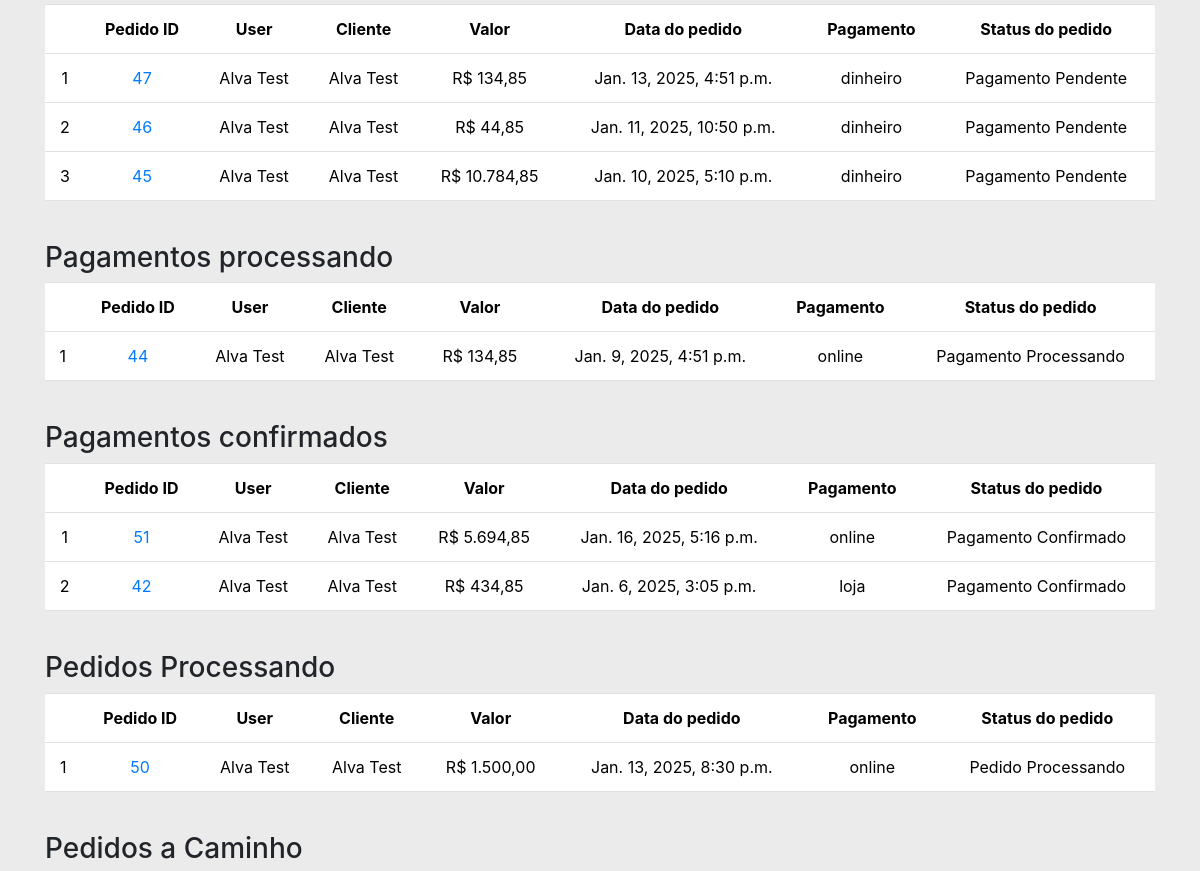
Before: /admin-todos-pedido/ (signed in, middle part) with the older database file.
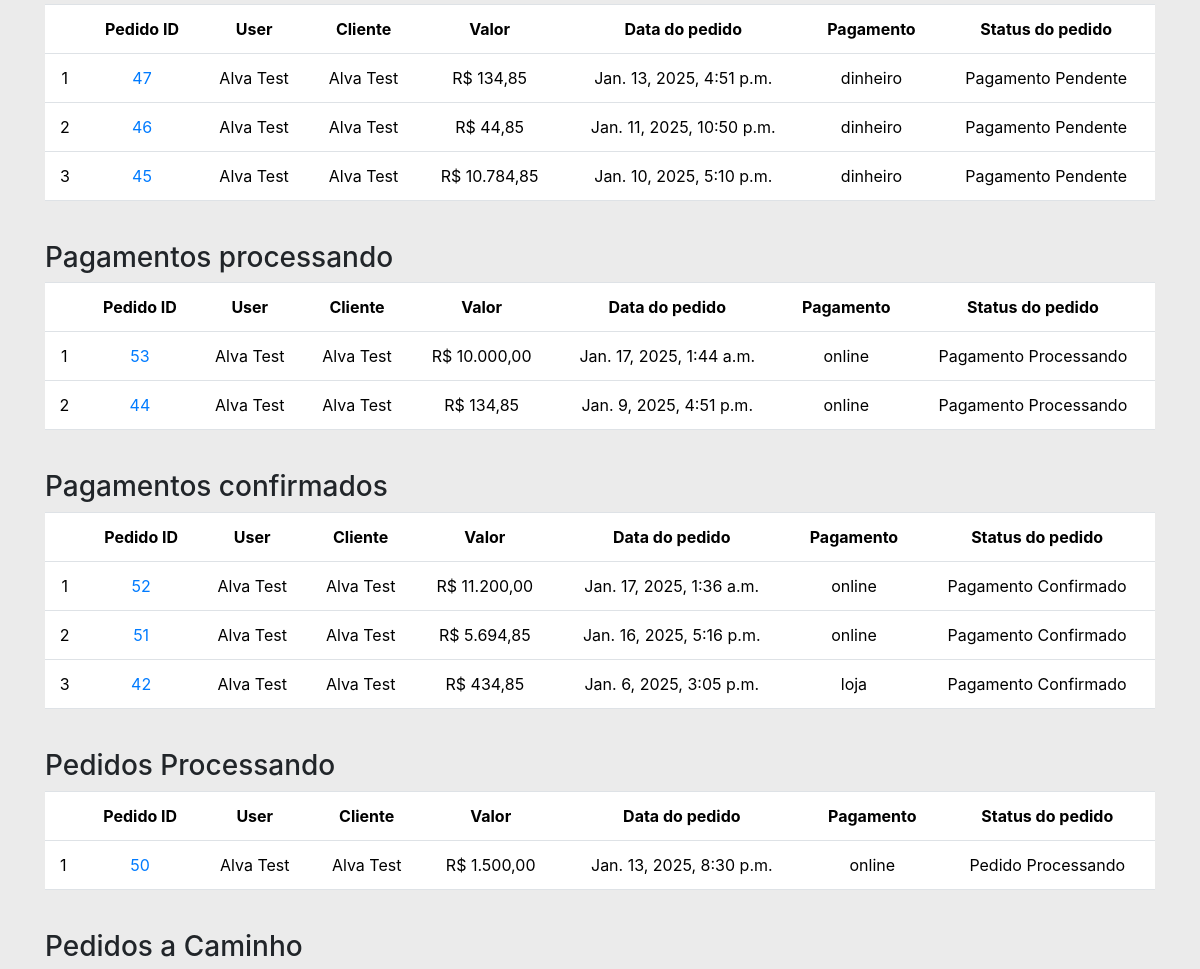
After: the same page with the newer database file.
### app/models.py (models this page shows, shortened)
class Pedido_order(models.Model):
    cliente = models.ForeignKey(Cliente,on_delete=models.CASCADE,default="")
    nome_cliente = models.CharField(max_length=200,default="")
    cpf_cnpj = models.CharField(max_length=20, default="") # cpf do cliente formatadinho direitinho
    codigo_cliente = models.CharField(max_length=8,default="",null=True,blank=True) # codigo consistente com sistema interno, se não tiver
    telefone = models.CharField(max_length=19,default="")
    email = models.EmailField(default="")
    carro = models.ForeignKey(Carro,on_delete=models.CASCADE)
    pedido_status = models.CharField(max_length=50, choices=PEDIDO_STATUS)
    total_bruto = models.DecimalField(max_digits=10,decimal_places=2,default=0)
    frete =  models.DecimalField(max_digits=10,decimal_places=2,default=0)
    total_desconto = models.DecimalField(max_digits=10,decimal_places=2,default=0)
    total_final = models.DecimalField(max_digits=10,decimal_places=2,default=0)
    local_de_pagamento = models.CharField(max_length=200,default="",null=True,blank=True)
    forma_de_pagamento = models.CharField(max_length=200,default="",null=True,blank=True)
    parcelas = models.PositiveIntegerField(default=1)
    valor_parcela = models.DecimalField(max_digits=10,decimal_places=2,default=0)
    endereco_envio = models.ForeignKey(Endereco,on_delete=models.CASCADE,default="")
    endereco_envio_formatado = models.CharField(max_length=200,default="")
    criado_em = models.DateTimeField(auto_now_add=True)
    id_PagBank = models.CharField(max_length=200,default="",null=True,blank=True)
    ordenado_por = models.CharField(max_length=200,null=True,blank=True)
    status_test = models.CharField(max_length=2000,null=True,blank=True)

class Cliente(models.Model):
    user = models.OneToOneField(User, on_delete=models.CASCADE)
    nome = models.CharField(max_length=200,default="")
    sobrenome = models.CharField(max_length=200,default="")
    cpf_ou_cnpj = models.CharField(max_length=14,default="")
    cpf_ou_cnpj_formatado = models.CharField(max_length=20, default="")
    bool_cpf_cnpj = models.BooleanField(default=False)
    email = models.EmailField(default="")
    telefone = models.CharField(max_length=19,default="")
    data_criacao = models.DateTimeField(auto_now_add=True)
    def __str__(self):
        return f"{self.nome} {self.sobrenome}"

### app/views.py (the view)
# urls.py: path("admin-todos-pedido/", AdminTodosPedidoView.as_view(), name="admintodospedido"),
class AdminTodosPedidoView(AdminRequireMixin, BaseContextMixin, ListView):
    template_name = "admin_paginas/admintodospedido.html"
    queryset = Pedido_order.objects.all().order_by("-id")
    def get_context_data(self, **kwargs):
        context = super().get_context_data(**kwargs)
        pedidoType_select = self.request.GET.get('pedidos', 'Todos')
        context = {
            'PedidosAndamento' : Pedido_order.objects.filter(pedido_status="Pedido  em Andamento").order_by("-id"),
            'PedidosRecebido' : Pedido_order.objects.filter(pedido_status="Pedido Recebido").order_by("-id"),
            'PagamentoPendente' : Pedido_order.objects.filter(pedido_status="Pagamento Pendente").order_by("-id"),
            'PagamentoProcessando' : Pedido_order.objects.filter(pedido_status="Pagamento Processando").order_by("-id"),
            'PagamentoConfirmado' : Pedido_order.objects.filter(pedido_status="Pagamento Confirmado").order_by("-id"),
            'PedidosProcessando' : Pedido_order.objects.filter(pedido_status="Pedido Processando").order_by("-id"),
            'PedidosCaminho' : Pedido_order.objects.filter(pedido_status="Pedido Caminho").order_by("-id"),
            'PedidosCompletado' : Pedido_order.objects.filter(pedido_status="Pedido Completado").order_by("-id"),
            'PedidosCancelado' : Pedido_order.objects.filter(pedido_status="Pedido Cancelado").order_by("-id"),
        }
        statusList = []
        for i,j in PEDIDO_STATUS:
            statusList.append((i, j.replace(" ", "_")))
        context["pedidoType"] = statusList
        return context

### app/context_processors.py (called while the page is built)
def add_empresa_to_context(request):
    return {'empresa': Empresa.objects.first(), 'debug_var': 'Debug Variable'}

### app/views.py (called while the page is built)
    def dispatch(self, request, *args, **kwargs):
        if request.user.is_authenticated and Admin.objects.filter(user=request.user).exists():
            pass
        else:
            return redirect("/admin-login/")
        return super().dispatch(request,*args,**kwargs)

    def get_context_data(self, **kwargs):
        context = super().get_context_data(**kwargs)
        context['todoscategorias'] = Categoria.objects.all()
        context['footer'] = Empresa.objects.all()
        return context

### templates/admin_paginas/admintodospedido.html (shortened to what the changed rows need)
{% extends "admin_paginas/adminbase.html" %}
{% load static %}
{% load humanize %}
{% load l10n %}
{% block content %}
<link rel="stylesheet" type="text/css" href="{% static 'css/admintodospedido.css' %}">
<section class="container">
    <div class="row">
        <div class="col-sm-12 mx-auto">
            <div id="Pagamento_Pendente" class="tabela">
                <table class="table text-center">
                    <tr>
                        <th></th>
                        <th class="text-center">Pedido ID</th>
                        <th class="text-center">User</th>
                        <th class="text-center">Cliente</th>
                        <th></th>
                        <th class="text-center">Valor</th>
                        <th></th>
                        <th class="text-center">Data do pedido</th>
                        <th class="text-center">Pagamento</th>
                        <th class="text-center">Status do pedido</th>
                    </tr>
                    {% if PagamentoPendente %}
                        {% for p in PagamentoPendente %}
                            <tr>
                                <td>{{ forloop.counter }}</td>
                                <td><a href="{% url 'lojaapp:adminpedido' p.id %}">{{ p.id }}</a></td>
                                <td>{{ p.cliente }}</td>
                                <td>{{ p.nome_cliente }}</td>
                                <td colspan="3">R$ {{ p.total_final|intcomma }}</td>
                                <td>{{ p.criado_em }}</td>
                                <td>{{ p.local_de_pagamento }}</td>
                                <td>{{ p.pedido_status }}</td>
                            </tr>
                        {% endfor %}
                    {% endif %}
                </table>
                <br>
            </div>
            <div id="Pagamento_Processando" class="tabela">
                <table class="table text-center">
                    <tr>
                        <th></th>
                        <th class="text-center">Pedido ID</th>
                        <th class="text-center">User</th>
                        <th class="text-center">Cliente</th>
                        <th></th>
                        <th class="text-center">Valor</th>
                        <th></th>
                        <th class="text-center">Data do pedido</th>
                        <th class="text-center">Pagamento</th>
                        <th class="text-center">Status do pedido</th>
                    </tr>
                    {% if PagamentoProcessando %}
                        {% for p in PagamentoProcessando %}
                            <tr>
                                <td>{{ forloop.counter }}</td>
                                <td><a href="{% url 'lojaapp:adminpedido' p.id %}">{{ p.id }}</a></td>
                                <td>{{ p.cliente }}</td>
                                <td>{{ p.nome_cliente }}</td>
                                <td colspan="3">R$ {{ p.total_final|intcomma }}</td>
                                <td>{{ p.criado_em }}</td>
                                <td>{{ p.local_de_pagamento }}</td>
                                <td>{{ p.pedido_status }}</td>
                            </tr>
                        {% endfor %}
                    {% endif %}
                </table>
                <br>
            </div>
            <div id="Pagamento_Confirmado" class="tabela">
                <table class="table text-center">
                    <tr>
                        <th></th>
                        <th class="text-center">Pedido ID</th>
                        <th class="text-center">User</th>
                        <th class="text-center">Cliente</th>
                        <th></th>
                        <th class="text-center">Valor</th>
                        <th></th>
                        <th class="text-center">Data do pedido</th>
                        <th class="text-center">Pagamento</th>
                        <th class="text-center">Status do pedido</th>
                    </tr>
                    {% if PagamentoConfirmado %}
                        {% for p in PagamentoConfirmado %}
                            <tr>
                                <td>{{ forloop.counter }}</td>
                                <td><a href="{% url 'lojaapp:adminpedido' p.id %}">{{ p.id }}</a></td>
                                <td>{{ p.cliente }}</td>
                                <td>{{ p.nome_cliente }}</td>
                                <td colspan="3">R$ {{ p.total_final|intcomma }}</td>
                                <td>{{ p.criado_em }}</td>
                                <td>{{ p.local_de_pagamento }}</td>
                                <td>{{ p.pedido_status }}</td>
                            </tr>
                        {% endfor %}
                    {% endif %}
                </table>
                <br>
            </div>
            <div id="Pedido_Processando" class="tabela">
                <table class="table text-center">
                    <tr>
                        <th></th>
                        <th class="text-center">Pedido ID</th>
                        <th class="text-center">User</th>
                        <th class="text-center">Cliente</th>
                        <th></th>
                        <th class="text-center">Valor</th>
                        <th></th>
                        <th class="text-center">Data do pedido</th>
                        <th class="text-center">Pagamento</th>
                        <th class="text-center">Status do pedido</th>
                    </tr>
                    {% if PedidosProcessando %}
                        {% for p in PedidosProcessando %}
                            <tr>
                                <td>{{ forloop.counter }}</td>
                                <td><a href="{% url 'lojaapp:adminpedido' p.id %}">{{ p.id }}</a></td>
                                <td>{{ p.cliente }}</td>
                                <td>{{ p.nome_cliente }}</td>
                                <td colspan="3">R$ {{ p.total_final|intcomma }}</td>
                                <td>{{ p.criado_em }}</td>
                                <td>{{ p.local_de_pagamento }}</td>
                                <td>{{ p.pedido_status }}</td>
                            </tr>
                        {% endfor %}
                    {% endif %}
                </table>
                <br>
            </div>
        </div>
    </div>
</section>
{% endblock %}

Changed rows visible on the page:
added Pedido_order: id "53", cliente "Alva Test", nome_cliente "Alva Test", total_final "10.000,00", criado_em "Jan. 17, 2025, 1:44 a.m.", local_de_pagamento "online", pedido_status "Pagamento Processando", shown under "Pagamentos processando"
added Pedido_order: id "52", cliente "Alva Test", nome_cliente "Alva Test", total_final "11.200,00", criado_em "Jan. 17, 2025, 1:36 a.m.", local_de_pagamento "online", pedido_status "Pagamento Confirmado", shown under "Pagamentos confirmados"
